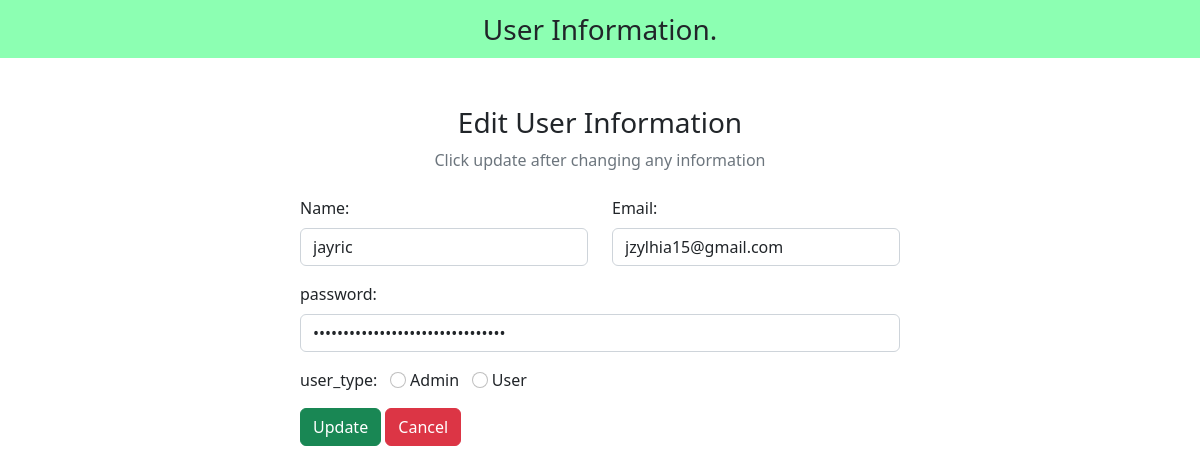
The page /edit.php?id=1 on the database its author committed.
### tables this page shows
CREATE TABLE `user_form` (
  `id` int(255) NOT NULL,
  `name` varchar(255) NOT NULL,
  `email` varchar(255) NOT NULL,
  `password` varchar(255) NOT NULL,
  `user_type` varchar(255) NOT NULL
);

### edit.php (the view, shortened to what this page needs)
<?php
include "config.php";
$id = $_GET["id"];
?>
<!DOCTYPE html>
<html lang="en">
<head>
  <link href="https://cdn.jsdelivr.net/npm/bootstrap@5.2.3/dist/css/bootstrap.min.css" rel="stylesheet">
  <link rel="stylesheet" href="https://cdnjs.cloudflare.com/ajax/libs/font-awesome/6.4.0/css/all.min.css" />
</head>
<body>
  <nav class="navbar navbar-light justify-content-center fs-3 mb-5" style="background-color: #00ff5573;">
  User Information.
  </nav>
  <div class="container">
    <div class="text-center mb-4">
      <h3>Edit User Information</h3>
      <p class="text-muted">Click update after changing any information</p>
    </div>
    <?php
    $sql = "SELECT * FROM `user_form` WHERE id = $id LIMIT 1";
    $result = mysqli_query($conn, $sql);
    $row = mysqli_fetch_assoc($result);
    ?>
    <div class="container d-flex justify-content-center">
      <form action="" method="post" style="width:50vw; min-width:300px;">
        <div class="row mb-3">
          <div class="col">
            <label class="form-label">Name:</label>
            <input type="text" class="form-control" name="name" value="<?php echo $row['name'] ?>">
          </div>
          <div class="col">
            <label class="form-label">Email:</label>
            <input type="text" class="form-control" name="email" value="<?php echo $row['email'] ?>">
          </div>
        </div>
        <div class="mb-3">
          <label class="form-label">password:</label>
          <input type="password" class="form-control" name="password" value="<?php echo $row['password'] ?>">
        </div>
        <div class="form-group mb-3">
          <label>user_type:</label>
          <input type="radio" class="form-check-input" name="user_type" id="admin_name" value="admin_name" <?php echo ($row["user_type"] == 'admin_name') ? "checked" : ""; ?>>
          <label for="admin_name" class="form-input-label">Admin</label>
          <input type="radio" class="form-check-input" name="user_type" id="user_name" value="user_name" <?php echo ($row["user_type"] == 'user_name') ? "checked" : ""; ?>>
          <label for="user_name" class="form-input-label">User</label>
        </div>
        <div>
          <button type="submit" class="btn btn-success" name="submit">Update</button>
          <a href="UserInfo.php" class="btn btn-danger">Cancel</a>
        </div>
      </form>
    </div>
  </div>
</body>
</html>

### rows shown on the page
user_form: name "jayric", email "jzylhia15@gmail.com", user_type "☐ Admin", user_type "☐ User"
